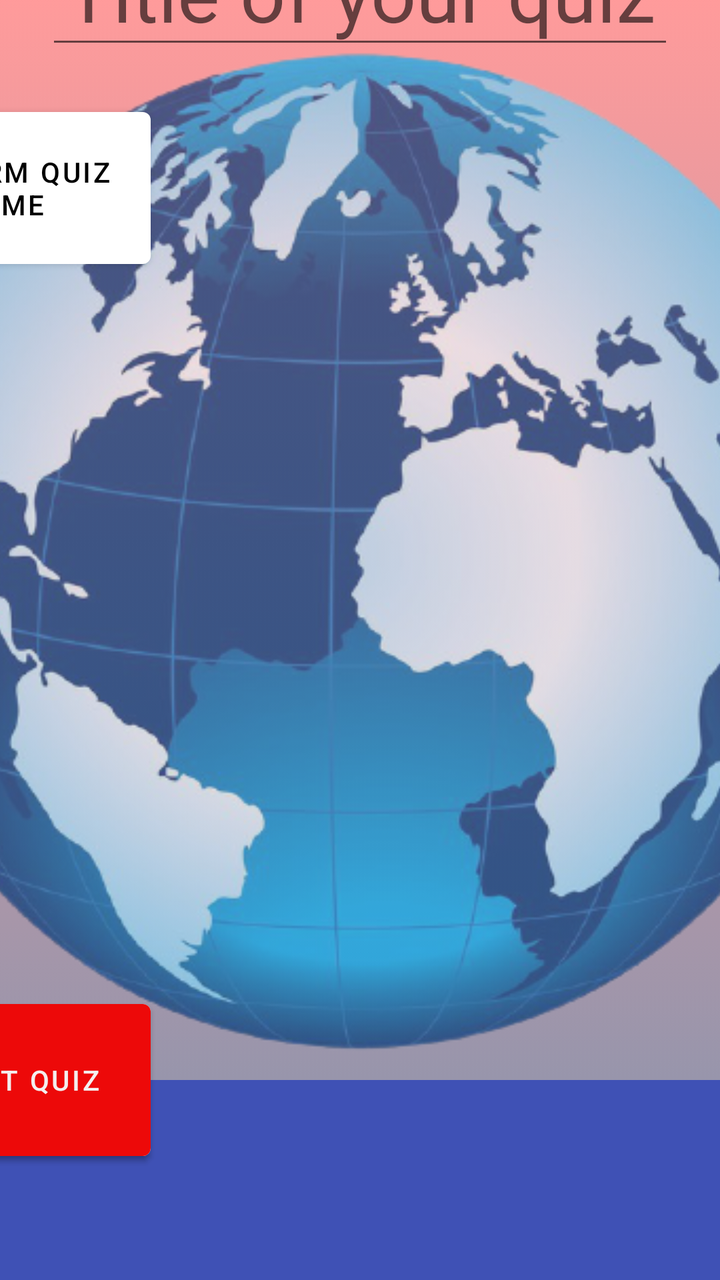
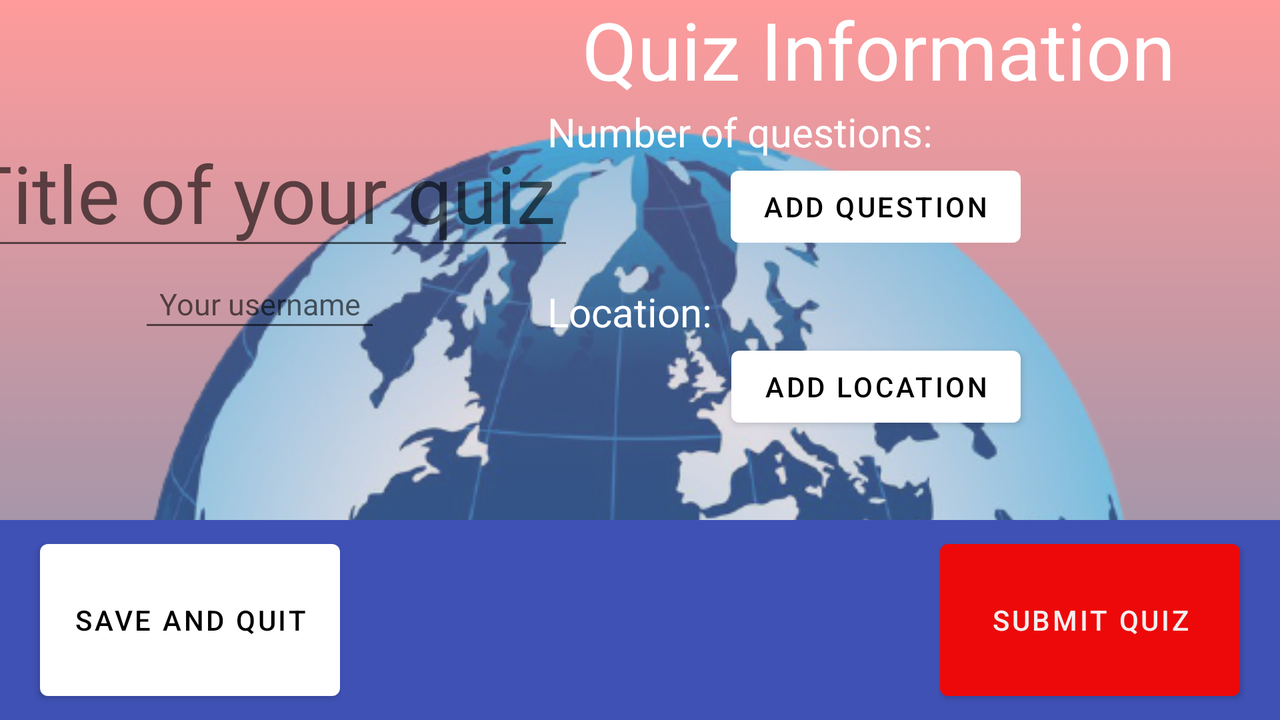

One screen, two layout resources from the same app: the default and the repository's alternative for another configuration. Each is rendered where Android would select it; the XML of both is given below.
<!-- AndroidManifest.xml: application theme Theme.Quizeo -->
<!-- res/layout/fragment_create_quiz2.xml -->
<?xml version="1.0" encoding="utf-8"?>
<androidx.constraintlayout.widget.ConstraintLayout
    xmlns:android="http://schemas.android.com/apk/res/android"
    xmlns:app="http://schemas.android.com/apk/res-auto"
    xmlns:tools="http://schemas.android.com/tools"
    android:layout_width="match_parent"
    android:layout_height="match_parent"
    android:background="@drawable/gradient"
    tools:context=".CreateQuizFragment2">

    <ImageView
        android:id="@+id/imageView4"
        android:layout_width="528dp"
        android:layout_height="528dp"
        android:layout_marginBottom="100dp"
        android:alpha="0.7"
        android:contentDescription="@string/globe"
        android:src="@drawable/globe2_removebg_preview"
        app:layout_constraintBottom_toBottomOf="parent"
        app:layout_constraintEnd_toEndOf="parent"
        app:layout_constraintHorizontal_bias="0.497"
        app:layout_constraintStart_toStartOf="parent" />

    <androidx.appcompat.widget.Toolbar
        android:id="@+id/toolbar2"
        android:layout_width="match_parent"
        android:layout_height="100dp"
        android:background="#3F51B5"
        android:minHeight="?attr/actionBarSize"
        android:theme="?attr/actionBarTheme"
        android:visibility="visible"
        app:layout_constraintBottom_toBottomOf="parent"
        app:layout_constraintEnd_toEndOf="parent"
        app:layout_constraintHorizontal_bias="1.0"
        app:layout_constraintStart_toStartOf="parent" />

    <Button
        android:id="@+id/buttonSaveQuit"
        android:layout_width="150dp"
        android:layout_height="88dp"
        android:layout_marginStart="200dp"
        android:layout_marginTop="100dp"
        android:text="@string/save_quit"
        app:layout_constraintBottom_toTopOf="@+id/toolbar2"
        app:layout_constraintEnd_toStartOf="@+id/toolbar2"
        app:layout_constraintStart_toStartOf="parent"
        app:layout_constraintTop_toBottomOf="@+id/imageView4" />

    <Button
        android:id="@+id/buttonSubmitQuiz"
        android:layout_width="150dp"
        android:layout_height="88dp"
        android:layout_marginStart="630dp"
        android:layout_marginTop="100dp"
        android:text="@string/submit_quiz"
        android:textColor="#F4EFEF"
        android:textColorHighlight="#F8EEEE"
        android:textColorLink="#F1EFEF"
        app:backgroundTint="#ED0909"
        app:iconTint="#F4EFEF"
        app:layout_constraintBottom_toTopOf="@+id/toolbar2"
        app:layout_constraintEnd_toStartOf="@+id/toolbar2"
        app:layout_constraintStart_toStartOf="parent"
        app:layout_constraintTop_toBottomOf="@+id/imageView4" />

    <EditText
        android:id="@+id/YourQuizName"
        android:layout_width="314dp"
        android:layout_height="68dp"
        android:autofillHints=""
        android:gravity="center"
        android:hint="@string/title_your_quiz"
        android:inputType="textShortMessage"
        android:textSize="40sp"
        app:layout_constraintBottom_toTopOf="@+id/imageView4"
        app:layout_constraintEnd_toEndOf="parent"
        app:layout_constraintStart_toStartOf="parent"
        app:layout_constraintTop_toTopOf="parent"
        app:layout_constraintVertical_bias="0.7"
        tools:ignore="LabelFor" />

    <Button
        android:id="@+id/buttonSelectName"
        android:layout_width="150dp"
        android:layout_height="88dp"
        android:layout_marginStart="630dp"
        android:text="@string/select_Name"
        android:textColor="#000000"
        android:textColorHighlight="#F8EEEE"
        android:textColorLink="#F1EFEF"
        app:backgroundTint="#FFFFFF"
        app:iconTint="#F4EFEF"
        app:layout_constraintBottom_toTopOf="@+id/toolbar2"
        app:layout_constraintEnd_toStartOf="@+id/toolbar2"
        app:layout_constraintHorizontal_bias="0.641"
        app:layout_constraintStart_toStartOf="parent"
        app:layout_constraintTop_toTopOf="@+id/imageView4"
        app:layout_constraintVertical_bias="0.086" />

    <EditText
        android:id="@+id/YourUsername"
        android:layout_width="121dp"
        android:layout_height="41dp"
        android:layout_marginStart="135dp"
        android:layout_marginEnd="134dp"
        android:layout_marginBottom="3dp"
        android:autofillHints=""
        android:gravity="center"
        android:hint="@string/your_username"
        android:inputType="textShortMessage"
        android:textSize="15sp"
        app:layout_constraintBottom_toTopOf="@+id/imageView4"
        app:layout_constraintEnd_toEndOf="parent"
        app:layout_constraintHorizontal_bias="0.476"
        app:layout_constraintStart_toStartOf="parent"
        app:layout_constraintTop_toBottomOf="@+id/YourQuizName"
        app:layout_constraintVertical_bias="0.0"
        tools:ignore="LabelFor" />

    <TextView
        android:id="@+id/YourQuizInfo"
        android:layout_width="361dp"
        android:layout_height="265dp"
        android:layout_marginStart="54dp"
        android:layout_marginTop="76dp"
        android:autofillHints=""
        android:background="@drawable/edittext_background"
        android:ems="10"
        android:gravity="center_horizontal"
        android:inputType="textPersonName"
        android:text="@string/your_quiz_info"
        android:textColor="@color/white"
        android:textSize="40sp"
        app:layout_constraintBottom_toTopOf="@+id/toolbar2"
        app:layout_constraintEnd_toEndOf="@+id/buttonSubmitQuiz"
        app:layout_constraintHorizontal_bias="1.0"
        app:layout_constraintStart_toStartOf="@+id/buttonSaveQuit"
        app:layout_constraintTop_toBottomOf="@+id/YourUsername"
        app:layout_constraintVertical_bias="0.0"
        tools:ignore="TextViewEdits" />

    <TextView
        android:id="@+id/NumberOfQuestions"
        android:layout_width="wrap_content"
        android:layout_height="wrap_content"
        android:layout_marginTop="23dp"
        android:layout_marginEnd="23dp"
        android:layout_marginBottom="77dp"
        android:ems="10"
        android:inputType="textPersonName"
        android:text="@string/number_of_questions"
        android:textColor="@color/white"
        android:textSize="20sp"
        app:layout_constraintBottom_toTopOf="parent"
        app:layout_constraintEnd_toEndOf="@+id/YourQuizInfo"
        app:layout_constraintHorizontal_bias="0.144"
        app:layout_constraintStart_toStartOf="@id/YourQuizInfo"
        app:layout_constraintTop_toBottomOf="@+id/YourQuizInfo"
        app:layout_constraintVertical_bias="0.346"
        tools:ignore="TextViewEdits" />

    <Button
        android:id="@+id/buttonAddQuestion"
        android:layout_width="wrap_content"
        android:layout_height="wrap_content"
        android:layout_marginStart="24dp"
        android:layout_marginTop="26dp"
        android:layout_marginBottom="104dp"
        android:text="@string/add_question"
        app:layout_constraintBottom_toTopOf="parent"
        app:layout_constraintEnd_toEndOf="parent"
        app:layout_constraintHorizontal_bias="0.45"
        app:layout_constraintStart_toStartOf="parent"
        app:layout_constraintTop_toBottomOf="@+id/NumberOfQuestions"
        app:layout_constraintVertical_bias="0.045" />

    <TextView
        android:id="@+id/textLocation"
        android:layout_width="240dp"
        android:layout_height="37dp"
        android:layout_marginStart="2dp"
        android:layout_marginTop="27dp"
        android:layout_marginBottom="92dp"
        android:text="@string/location"
        app:layout_constraintBottom_toTopOf="parent"
        app:layout_constraintStart_toStartOf="@+id/NumberOfQuestions"
        app:layout_constraintTop_toBottomOf="@+id/buttonAddQuestion"
        app:layout_constraintVertical_bias="0.013"
        android:textColor="@color/white"
        android:textSize="20sp"/>

    <Button
        android:id="@+id/button3"
        android:layout_width="wrap_content"
        android:layout_height="wrap_content"
        android:layout_marginStart="8dp"
        android:layout_marginTop="2dp"
        android:layout_marginBottom="81dp"
        android:text="@string/add_location"
        app:layout_constraintBottom_toTopOf="parent"
        app:layout_constraintEnd_toEndOf="@+id/buttonAddQuestion"
        app:layout_constraintHorizontal_bias="1.0"
        app:layout_constraintStart_toStartOf="@+id/buttonAddQuestion"
        app:layout_constraintTop_toBottomOf="@+id/textLocation"
        app:layout_constraintVertical_bias="0.015" />

</androidx.constraintlayout.widget.ConstraintLayout>
<!-- resources referenced by this layout -->
<resources>
  <color name="white">#FFFFFFFF</color>
  <!-- drawable globe2_removebg_preview: png bitmap (drawable, 285513 bytes) -->
  <!-- drawable gradient (drawable) -->
  <?xml version="1.0" encoding="utf-8"?>
  <selector xmlns:android="http://schemas.android.com/apk/res/android">
      <item>
          <shape>
              <gradient
                  android:startColor="@color/red"
                  android:endColor="@color/blue"
                  android:angle="270">
              </gradient>
          </shape>
      </item>
  </selector>
  <string name="add_location">Add Location</string>
  <string name="add_question">Add Question</string>
  <string name="globe">background globe</string>
  <string name="location">Location:</string>
  <string name="number_of_questions">Number of questions:</string>
  <string name="save_quit">Save and Quit</string>
  <string name="select_Name">Confirm quiz name</string>
  <string name="submit_quiz">Submit Quiz</string>
  <string name="title_your_quiz">Title of your quiz</string>
  <string name="your_quiz_info">Quiz Information</string>
  <string name="your_username">Your username</string>
  <style name="Theme.Quizeo" parent="Theme.MaterialComponents.DayNight.NoActionBar">
          
          <item name="colorPrimary">@color/white</item>
          <item name="colorPrimaryVariant">@color/redd</item>
          <item name="colorOnPrimary">@color/black</item>
          
          <item name="colorSecondary">@color/gray</item>
          <item name="colorSecondaryVariant">@color/teal_700</item>
          <item name="colorOnSecondary">@color/black</item>
          
          <item name="android:statusBarColor" tools:targetApi="l">?attr/colorPrimaryVariant</item>
          
      </style>
  <color name="red">#99FF5858</color>
  <color name="blue">#99334D79</color>
  <color name="redd">#700000</color>
  <color name="black">#FF000000</color>
  <color name="gray">#707070</color>
  <color name="teal_700">#FF018786</color>
</resources>
<!-- res/layout-land/fragment_create_quiz2.xml (the repository's variant of the layout above) -->
<!-- drawn on the phone turned sideways -->
<?xml version="1.0" encoding="utf-8"?>
<androidx.constraintlayout.widget.ConstraintLayout
    xmlns:android="http://schemas.android.com/apk/res/android"
    xmlns:app="http://schemas.android.com/apk/res-auto"
    xmlns:tools="http://schemas.android.com/tools"
    android:layout_width="match_parent"
    android:layout_height="match_parent"
    android:background="@drawable/gradient"
    tools:context=".CreateQuizFragment2">

    <ImageView
        android:id="@+id/imageView4"
        android:layout_width="528dp"
        android:layout_height="528dp"
        android:layout_marginTop="50dp"
        android:alpha="0.7"
        android:contentDescription="@string/globe"
        android:src="@drawable/globe2_removebg_preview"
        app:layout_constraintEnd_toEndOf="parent"
        app:layout_constraintStart_toStartOf="parent"
        app:layout_constraintTop_toTopOf="parent" />

    <androidx.appcompat.widget.Toolbar
        android:id="@+id/toolbar2"
        android:layout_width="match_parent"
        android:layout_height="100dp"
        android:background="#3F51B5"
        android:minHeight="?attr/actionBarSize"
        android:theme="?attr/actionBarTheme"
        android:visibility="visible"
        app:layout_constraintBottom_toBottomOf="parent"
        app:layout_constraintEnd_toEndOf="parent"
        app:layout_constraintHorizontal_bias="1.0"
        app:layout_constraintStart_toStartOf="parent" />

    <Button
        android:id="@+id/buttonSaveQuit"
        android:layout_width="150dp"
        android:layout_height="88dp"
        android:layout_marginStart="20dp"
        android:text="@string/save_quit"
        app:layout_constraintBottom_toBottomOf="@+id/toolbar2"
        app:layout_constraintStart_toStartOf="@+id/toolbar2"
        app:layout_constraintTop_toTopOf="@+id/toolbar2" />

    <Button
        android:id="@+id/buttonSubmitQuiz"
        android:layout_width="150dp"
        android:layout_height="88dp"
        android:layout_marginEnd="20dp"
        android:text="@string/submit_quiz"
        android:textColor="#F4EFEF"
        android:textColorHighlight="#F8EEEE"
        android:textColorLink="#F1EFEF"
        app:backgroundTint="#ED0909"
        app:iconTint="#F4EFEF"
        app:layout_constraintBottom_toBottomOf="@id/toolbar2"
        app:layout_constraintEnd_toEndOf="@id/toolbar2"
        app:layout_constraintTop_toTopOf="@+id/toolbar2" />

    <EditText
        android:id="@+id/YourQuizName"
        android:layout_width="314dp"
        android:layout_height="68dp"
        android:layout_marginBottom="68dp"
        android:autofillHints=""
        android:gravity="center"
        android:hint="@string/title_your_quiz"
        android:inputType="textShortMessage"
        android:textSize="40sp"
        app:layout_constraintBottom_toTopOf="@+id/toolbar2"
        app:layout_constraintEnd_toStartOf="@+id/YourQuizInfo"
        app:layout_constraintStart_toStartOf="parent"
        app:layout_constraintTop_toTopOf="parent"
        tools:ignore="LabelFor" />

    <EditText
        android:id="@+id/YourUsername"
        android:layout_width="121dp"
        android:layout_height="41dp"
        android:autofillHints=""
        android:gravity="center"
        android:hint="@string/your_username"
        android:inputType="textShortMessage"
        android:textSize="15sp"
        app:layout_constraintEnd_toEndOf="@+id/YourQuizName"
        app:layout_constraintStart_toStartOf="@+id/YourQuizName"
        app:layout_constraintTop_toBottomOf="@+id/YourQuizName"
        tools:ignore="LabelFor" />

    <TextView
        android:id="@+id/YourQuizInfo"
        android:layout_width="361dp"
        android:layout_height="265dp"
        android:autofillHints=""
        android:background="@drawable/edittext_background"
        android:ems="10"
        android:gravity="center_horizontal"
        android:inputType="textPersonName"
        android:text="@string/your_quiz_info"
        android:textColor="@color/white"
        android:textSize="40sp"
        app:layout_constraintBottom_toTopOf="@+id/toolbar2"
        app:layout_constraintEnd_toEndOf="@+id/buttonSubmitQuiz"
        app:layout_constraintTop_toTopOf="parent"
        tools:ignore="TextViewEdits" />

    <TextView
        android:id="@+id/NumberOfQuestions"
        android:layout_width="wrap_content"
        android:layout_height="wrap_content"
        android:layout_marginEnd="23dp"
        android:layout_marginBottom="80dp"
        android:ems="10"
        android:inputType="textPersonName"
        android:text="@string/number_of_questions"
        android:textColor="@color/white"
        android:textSize="20sp"
        app:layout_constraintBottom_toBottomOf="@+id/YourQuizInfo"
        app:layout_constraintEnd_toEndOf="@+id/YourQuizInfo"
        app:layout_constraintHorizontal_bias="0.144"
        app:layout_constraintStart_toStartOf="@id/YourQuizInfo"
        app:layout_constraintTop_toTopOf="@+id/YourQuizInfo"
        app:layout_constraintVertical_bias="0.346"
        tools:ignore="TextViewEdits" />

    <Button
        android:id="@+id/buttonAddQuestion"
        android:layout_width="wrap_content"
        android:layout_height="wrap_content"
        android:text="@string/add_question"
        app:layout_constraintEnd_toEndOf="@+id/NumberOfQuestions"
        app:layout_constraintTop_toBottomOf="@+id/NumberOfQuestions" />

    <TextView
        android:id="@+id/textLocation"
        android:layout_width="wrap_content"
        android:layout_height="wrap_content"
        android:layout_marginTop="15dp"
        android:text="@string/location"
        android:textColor="@color/white"
        android:textSize="20sp"
        app:layout_constraintStart_toStartOf="@+id/NumberOfQuestions"
        app:layout_constraintTop_toBottomOf="@+id/buttonAddQuestion" />

    <Button
        android:id="@+id/button3"
        android:layout_width="wrap_content"
        android:layout_height="wrap_content"
        android:text="@string/add_location"
        app:layout_constraintEnd_toEndOf="@+id/buttonAddQuestion"
        app:layout_constraintHorizontal_bias="1.0"
        app:layout_constraintStart_toStartOf="@+id/buttonAddQuestion"
        app:layout_constraintTop_toBottomOf="@+id/textLocation" />

</androidx.constraintlayout.widget.ConstraintLayout>
<!-- resources referenced by the variant -->
<!-- as the phone turned sideways resolves them -->
<resources>
  <color name="white">#FFFFFFFF</color>
  <!-- drawable globe2_removebg_preview: png bitmap (drawable, 285513 bytes) -->
  <!-- drawable gradient (drawable) -->
  <?xml version="1.0" encoding="utf-8"?>
  <selector xmlns:android="http://schemas.android.com/apk/res/android">
      <item>
          <shape>
              <gradient
                  android:startColor="@color/red"
                  android:endColor="@color/blue"
                  android:angle="270">
              </gradient>
          </shape>
      </item>
  </selector>
  <string name="add_location">Add Location</string>
  <string name="add_question">Add Question</string>
  <string name="globe">background globe</string>
  <string name="location">Location:</string>
  <string name="number_of_questions">Number of questions:</string>
  <string name="save_quit">Save and Quit</string>
  <string name="submit_quiz">Submit Quiz</string>
  <string name="title_your_quiz">Title of your quiz</string>
  <string name="your_quiz_info">Quiz Information</string>
  <string name="your_username">Your username</string>
  <style name="Theme.Quizeo" parent="Theme.MaterialComponents.DayNight.NoActionBar">
          
          <item name="colorPrimary">@color/white</item>
          <item name="colorPrimaryVariant">@color/redd</item>
          <item name="colorOnPrimary">@color/black</item>
          
          <item name="colorSecondary">@color/gray</item>
          <item name="colorSecondaryVariant">@color/teal_700</item>
          <item name="colorOnSecondary">@color/black</item>
          
          <item name="android:statusBarColor" tools:targetApi="l">?attr/colorPrimaryVariant</item>
          
      </style>
  <color name="red">#99FF5858</color>
  <color name="blue">#99334D79</color>
  <color name="redd">#700000</color>
  <color name="black">#FF000000</color>
  <color name="gray">#707070</color>
  <color name="teal_700">#FF018786</color>
</resources>
